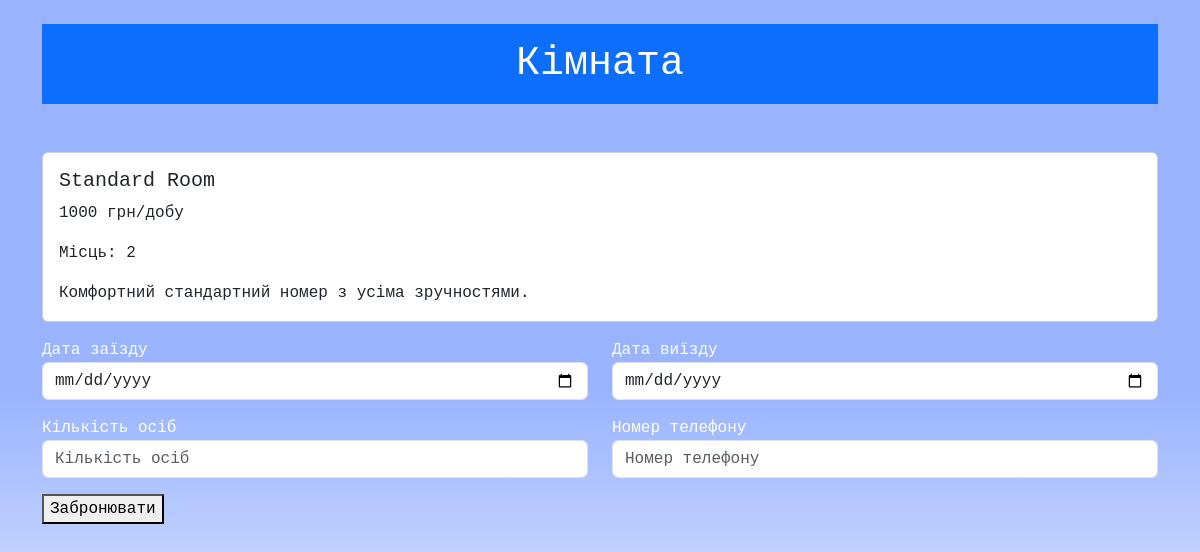
/room/1, run on the app's committed database.
### booking_app/models.py (models this page shows, shortened)
class Room(models.Model):
    TYPE_CHOICES =  [
        ('standart', 'Standart'),
        ('lux', 'Lux'),
        ('suite', 'Suite'),
        ('family', 'Family'),
        ('single', 'Single'),
        ('double', 'Double'),
        ('twin', 'Twin'),
    ]
    title = models.CharField(max_length = 100)
    price = models.IntegerField()
    photo = models.ImageField(upload_to = 'rooms/', null = True, blank = True)
    description = models.TextField(null = True, blank = True)
    capacity  = models.IntegerField(default = 2)
    type_room = models.CharField(choices = TYPE_CHOICES, max_length = 50, default = 'standart')

### booking_app/views.py (the view)
# urls.py: path('room/<int:room_id>', views.room_page, name = 'home'),
def room_page(request, room_id):
    room = Room.objects.get(id=room_id)
    context = {
        'room': room,
    }
    return render(request, 'room_page.html', context)

### templates/room_page.html (shortened to what this page needs)
{% extends "base.html" %}
{% block content %}
<h1 class = 'bg-primary p-3 mb-5 text-center'>Кімната</h1>
    <div class = 'card'>
        <div class = "card-body">
            <h5 class = 'card-title'>{{room.title}}</h5>
            <p class = "card-text">{{room.price}} грн/добу</p>
            <p class = "card-text">Місць: {{room.capacity}}</p>
            <p class = "card-text">{{room.description}}</p>
        </div>
    </div>
<form method = "post">
    <div class="row my-3">
        <div class="col">
            <label for="checkin">Дата заїзду</label>
            <input type="date" name="check_in" required class="form-control" id="checkin" placeholder="Дата заїзду" aria-label="First name">
        </div>
        <div class="col">
            <label for="checkout">Дата виїзду</label>
            <input type="date" name="check_out" required class="form-control" id="checkout" placeholder="Дата виїзду" aria-label="Last name">
        </div>
    </div>
    <div class="row my-3">
        <div class="col">
            <label for="guests">Кількість осіб</label>
            <input type="number" name="guests" required class="form-control" id="guests" placeholder="Кількість осіб" aria-label="Кількість осіб">
        </div>
        <div class="col">
            <label for="phone">Номер телефону</label>
            <input type="tel" name="phone" required class="form-control" id="phone" placeholder="Номер телефону" aria-label="Номер телефону">
        </div>
    </div>
    <button type = "submit">Забронювати</button>
</form>
{% endblock %}

### static/css/style.css (style rules this page uses)
body { background: #99b3ff; background: linear-gradient(180deg, rgba(153, 179, 255, 1) 47%, rgba(255, 255, 255, 1) 100%); font-family:'Courier New', Courier, monospace; color: white; min-height: 100vh; }

### data on the page
Room: title "Standard Room", price "1000", capacity "2", description "Комфортний стандартний номер з усіма зручностями."
